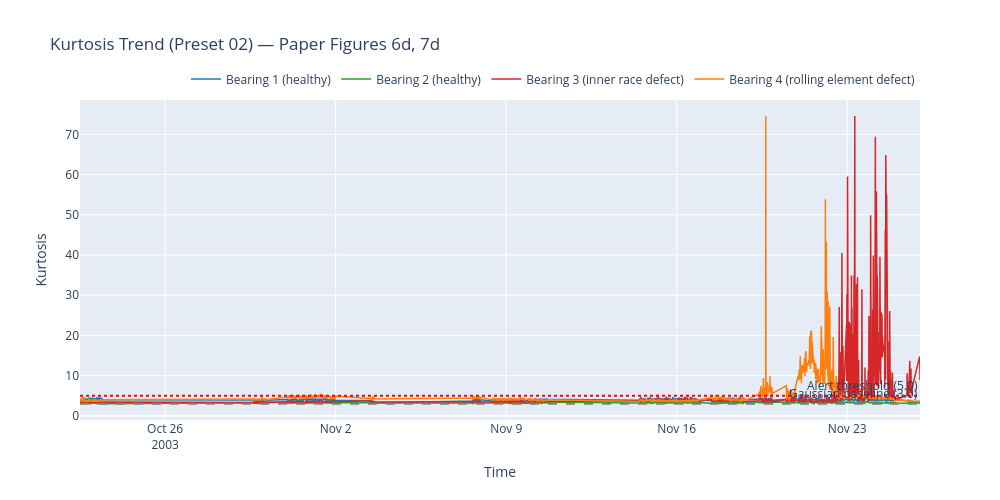

Notebook code cell kept with this figure:
### Markdown cell above
---
## 9 — Kurtosis Trend (Preset 02) — Reproducing Figures 6d, 7d

Kurtosis measures the "peakedness" of the amplitude distribution:
- Gaussian baseline = 3.0
- Bearing 3: rises to >70 (Figure 6d)
- Bearing 4: spikes to >80 (Figure 7d)

Kurtosis is a **leading indicator** — it rises before RMS does, because early-stage
spalling produces sharp transient peaks (high impulsiveness) before overall energy
increases. This makes it the strongest early-warning parameter.

### Code cell
if df_kurtosis is not None:
    fig = go.Figure()

    for bearing_id in sorted(BEARING_SENSORS.keys()):
        bdf = df_kurtosis[df_kurtosis['bearing'] == bearing_id]
        fig.add_trace(go.Scatter(
            x=axis_values(bdf), y=bdf['kurtosis_value'],
            name=BEARING_LABELS[bearing_id],
            line=dict(color=BEARING_COLORS[bearing_id], width=1.5),
        ))

    fig.add_hline(y=3.0, line_dash='dash', line_color='gray',
                  annotation_text='Gaussian baseline (3.0)')
    fig.add_hline(y=5.0, line_dash='dot', line_color='red',
                  annotation_text='Alert threshold (5.0)')

    fig.update_layout(
        height=500, width=1000,
        title='Kurtosis Trend (Preset 02) — Paper Figures 6d, 7d',
        xaxis_title=axis_label(),
        yaxis_title='Kurtosis',
        legend=dict(orientation='h', yanchor='bottom', y=1.02, xanchor='right', x=1),
    )
    fig.show()

    # Print summary
    print("\nKurtosis Summary per Bearing:")
    for bearing_id in sorted(BEARING_SENSORS.keys()):
        bdf = df_kurtosis[df_kurtosis['bearing'] == bearing_id]
        above5 = bdf[bdf['kurtosis_value'] > 5.0]
        first_alert = first_axis_value(above5)
        print(f"  Bearing {bearing_id}: mean={bdf['kurtosis_value'].mean():.2f}, "
              f"max={bdf['kurtosis_value'].max():.2f}, "
              f"first_above_5={first_alert}")
else:
    print("Skipped: preset 02_kurtosis not active")

### Figure 1 — Plotly figure (JSON) as saved in the notebook; plotly's stock layout.template omitted (floating-point values rounded to 4 significant figures; data arrays with more than 128 entries replaced by an {"elided": "..."} marker saying what was removed)
{"data": [{"line": {"color": "#1f77b4", "width": 1.5}, "name": "Bearing 1 (healthy)", "type": "scatter", "x": {"elided": "2156 str values"}, "y": {"elided": "2156 float values"}}, {"line": {"color": "#2ca02c", "width": 1.5}, "name": "Bearing 2 (healthy)", "type": "scatter", "x": {"elided": "2156 str values"}, "y": {"elided": "2156 float values"}}, {"line": {"color": "#d62728", "width": 1.5}, "name": "Bearing 3 (inner race defect)", "type": "scatter", "x": {"elided": "2156 str values"}, "y": {"elided": "2156 float values"}}, {"line": {"color": "#ff7f0e", "width": 1.5}, "name": "Bearing 4 (rolling element defect)", "type": "scatter", "x": {"elided": "2156 str values"}, "y": {"elided": "2156 float values"}}], "layout": {"annotations": [{"showarrow": false, "text": "Gaussian baseline (3.0)", "x": 1, "xanchor": "right", "xref": "x domain", "y": 3, "yanchor": "bottom", "yref": "y"}, {"showarrow": false, "text": "Alert threshold (5.0)", "x": 1, "xanchor": "right", "xref": "x domain", "y": 5, "yanchor": "bottom", "yref": "y"}], "height": 500, "legend": {"orientation": "h", "x": 1, "xanchor": "right", "y": 1.02, "yanchor": "bottom"}, "shapes": [{"line": {"color": "gray", "dash": "dash"}, "type": "line", "x0": 0, "x1": 1, "xref": "x domain", "y0": 3, "y1": 3, "yref": "y"}, {"line": {"color": "red", "dash": "dot"}, "type": "line", "x0": 0, "x1": 1, "xref": "x domain", "y0": 5, "y1": 5, "yref": "y"}], "title": {"text": "Kurtosis Trend (Preset 02) — Paper Figures 6d, 7d"}, "width": 1000, "xaxis": {"title": {"text": "Time"}}, "yaxis": {"title": {"text": "Kurtosis"}}}}
